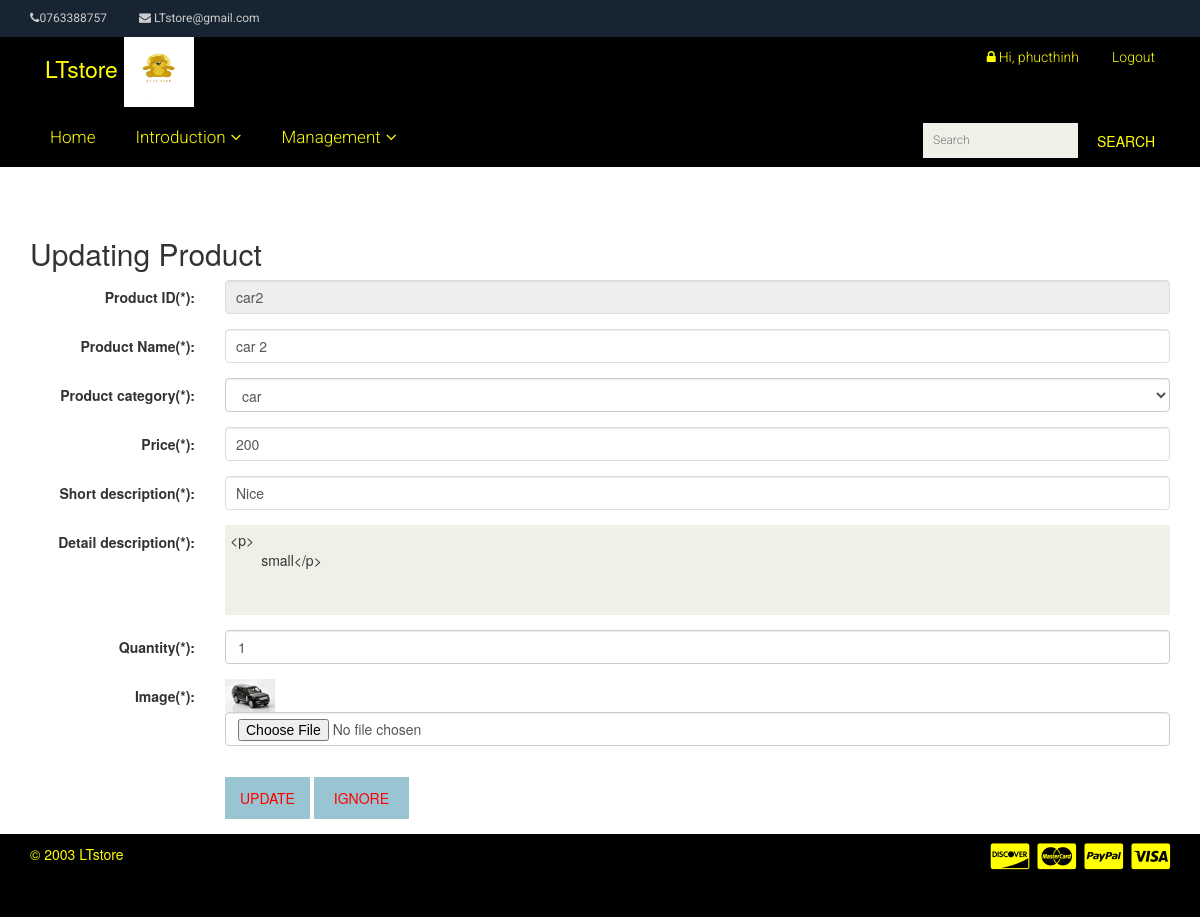
The app's page /index.php?page=update_product&&id=car2 (signed in) with its own data.
### tables this page shows
CREATE TABLE `product` (
  `Product_ID` varchar(10) NOT NULL,
  `Product_Name` varchar(30) NOT NULL,
  `Price` bigint(20) NOT NULL,
  `oldPrice` decimal(12,2) NOT NULL,
  `SmallDesc` varchar(1000) NOT NULL,
  `DetailDesc` text NOT NULL,
  `ProDate` datetime NOT NULL,
  `Pro_qty` int(11) NOT NULL,
  `Pro_image` varchar(200) NOT NULL,
  `Cat_ID` varchar(10) NOT NULL
);

### Update_Product.php (the view, shortened to what this page needs)
<link rel="stylesheet" href="css/bootstrap.min.css">
<?php
	include_once("connection.php");
	function bind_Category_List($conn,$selectedValue) {
		$sqlstring = "select Cat_ID, Cat_Name from category";
		$result = mysqli_query($conn, $sqlstring);
		echo "<select name='CategoryList' class='form-control'>
			<option value='0'>Choose category</option>";
			while ($row = mysqli_fetch_array($result, MYSQLI_ASSOC)) {
				if ($row['Cat_ID'] == $selectedValue) {
					echo "<option value='" . $row['Cat_ID']."' selected>".$row['Cat_Name']."</option>";
				}
				else {
					echo "<option value='".$row['Cat_ID']."'>".$row['Cat_Name']."</option>";
				}
			}
	echo "</select>";
	}
	if(isset($_GET["id"])){
		$id = $_GET["id"];
		$sqlstring = "Select Product_Name, Price, SmallDesc, DetailDesc, ProDate, Pro_qty,
		Pro_image,Cat_ID from product where Product_ID='$id'";
		$result = mysqli_query($conn, $sqlstring);
		$row = mysqli_fetch_array($result, MYSQLI_ASSOC);
		$proname = $row["Product_Name"];
		$short = $row['SmallDesc'];
		$detail = $row['DetailDesc'];
		$price = $row['Price'];
		$qty = $row['Pro_qty'];
		$pic = $row['Pro_image'];
		$category = $row['Cat_ID'];
?>
<div class="container">
	<h2>Updating Product</h2>
	 	<form id="frmProduct" name="frmProduct" method="post" enctype="multipart/form-data" action="" class="form-horizontal" role="form">
				<div class="form-group">
					<label for="txtTen" class="col-sm-2 control-label">Product ID(*):  </label>
							<div class="col-sm-10">
								  <input type="text" name="txtID" id="txtID" class="form-control"
								  placeholder="Product ID" readonly value='<?php echo $id;?>'/>
							</div>
				</div>
				<div class="form-group">
					<label for="txtTen" class="col-sm-2 control-label">Product Name(*):  </label>
							<div class="col-sm-10">
								  <input type="text" name="txtName" id="txtName" class="form-control"
								  placeholder="Product Name" value='<?php echo $proname;?>'/>
							</div>
                </div>
                <div class="form-group">
                    <label for="" class="col-sm-2 control-label">Product category(*):  </label>
							<div class="col-sm-10">
							      <?php bind_Category_List($conn, $category); ?>
							</div>
                </div>
                <div class="form-group">
                    <label for="lblGia" class="col-sm-2 control-label">Price(*):  </label>
							<div class="col-sm-10">
							      <input type="text" name="txtPrice" id="txtPrice" class="form-control" placeholder="Price" value='<?php echo $price ?>'/>
							</div>
                 </div>
                <div class="form-group">
                    <label for="lblShort" class="col-sm-2 control-label">Short description(*):  </label>
							<div class="col-sm-10">
<input type="text" name="txtShort" id="txtShort" class="form-control" placeholder="Short description" value='<?php echo $short?>'/>
							</div>
                </div>
                <div class="form-group">
        	        <label for="lblDetail" class="col-sm-2 control-label">Detail description(*):  </label>
							<div class="col-sm-10">
							      <textarea name="txtDetail" rows="4" class="ckeditor"><?php echo $detail?></textarea>
							</div>
                </div>
            	<div class="form-group">
                    <label for="lblSoLuong" class="col-sm-2 control-label">Quantity(*):  </label>
							<div class="col-sm-10">
							      <input type="number" name="txtQty" id="txtQty" class="form-control" placeholder="Quantity" value="<?php echo $qty?>"/>
							</div>
                </div>
				<div class="form-group">
	                <label for="sphinhanh" class="col-sm-2 control-label">Image(*):  </label>
							<div class="col-sm-10">
							<img src='product-imgs/<?php  echo $pic; ?>' border='0' width="50" height="50"  />
							      <input type="file" name="txtImage" id="txtImage" class="form-control" value=""/>
							</div>
</div>
				<div class="form-group">
						<div class="col-sm-offset-2 col-sm-10">
						      <input type="submit" style="background-color:#99C4D2;color:red" class="btn btn-primary" name="btnUpdate" id="btnUpdate" value="Update"/>
                              <input type="button" style="background-color:#99C4D2;color:red" class="btn btn-primary" name="btnIgnore"  id="btnIgnore" value="Ignore" onclick="window.location='?page=product_management'" />
						</div>
				</div>
			</form>
</div>
<?php
	}
	else
	{
		echo '<meta http-equiv="refresh" content="0;URL=?page=product_management"/>';
	}
?>

### style.css (style rules this page uses)
img { max-width: 100%; height: auto; }
h1, h2, h3, h4, h5, h6 { margin: 0 0 15px; }
body { font-family:Arial, Helvetica, sans-serif; }
input[type="text"], input[type="password"], input[type="email"], textarea { border: 1px solid #ddd; padding: 10px; }
input[type="submit"], button[type=submit], input[type="button"] { background: none repeat scroll 0 0 #5a88ca; border: medium none; color: #fff; padding: 11px 20px; text-transform: uppercase; }

### css/responsive.css (style rules this page uses)
@media only screen and (min-width: 992px) and (max-width: 1280px) { input[type="submit"], button[type="submit"], [type="button"] { padding: 11px 15px; } }

### csseshop/main.css (style rules this page uses)
body { font-family: 'Roboto', sans-serif; background:; position: relative; font-weight:400px; }
h1, h2, h3, h4, h5, h6 { font-family: 'Roboto', sans-serif; }
.user_info input, select, textarea { background: #F0F0E9; border:0; color: #696763; padding: 5px; width: 100%; border-radius: 0; resize: none }
.btn.btn-primary { background:#3A5C83; border: 0 none; border-radius: 0; margin-top: 16px; }

### records on screen
product: txtName "car 2", txtPrice "200", txtShort "Nice", txtDetail "<p> small</p>", txtQty "1", Pro_image (picture)

### other values on screen
$_SESSION['us'] "phucthinh"
form field CategoryList "car"
